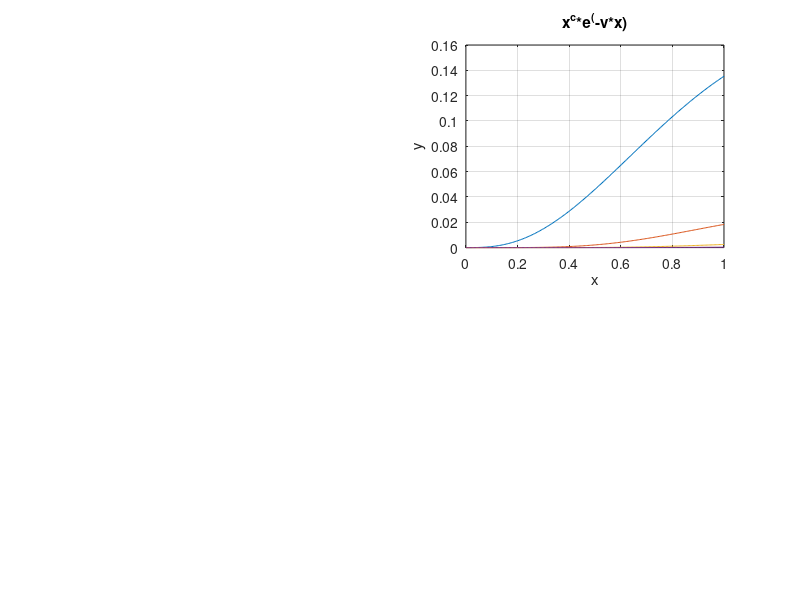

Reproduce this figure in MATLAB. (Note: this script raises an error after producing the figure.)
v=0;
subplot(2,2,2);
a=0;
b=1;
t=['x^c*e^(-v*x)'];
x=linspace(a,b,200);
for i=1:4
    v=2*i;
    c=3*i;
    f=@(x) (x.^c).*exp(-v.*x);
plot(x,f(x));
hold on;
end
grid on;
xlabel('x'); ylabel('y'); title(t);
xr=ginput(2);
for i=1:4
     f=@(x) (x.^c).*exp(-v.*x);
    v=2*i;
    c=3*i;
[x_m,y_m]=fminbnd(f,xr(1,1),xr(2,1));
hold on
plot(x_m,y_m,'r*',xr(1,1),xr(1,2),'g*',xr(2,1),xr(2,2),'g*');
end